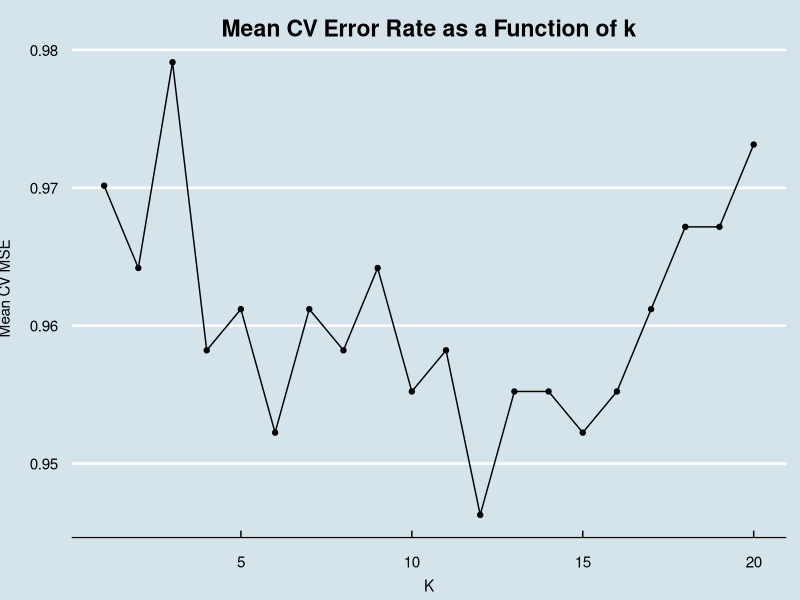

R code for this plot:
## ---- chunk 1
knitr::opts_chunk$set(echo = FALSE)

library(AER)
library(tidyverse)
library(fastDummies)
library(glmnet)
library(sjmisc)
library(class)
library(ggthemes)
library(data.table)

## ---- chunk 2
Obs_1 = (0-1)^2 + (2-1)^2 + (2-1)^2
Obs_2 = (2-1)^2 + (1-1)^2 + (2-1)^2  
Obs_3 = (0-1)^2 + (0-1)^2 + (0-1)^2 
Obs_4 = (0-1)^2 + (1-1)^2 + (1-1)^2
Obs_5 = (0-1)^2 + (1-1)^2 + (2-1)^2 
Obs_6 = (1-1)^2 + (1-1)^2 + (3-1)^2 

dist_1 = sqrt(Obs_1)
dist_2 = sqrt(Obs_2)
dist_3 = sqrt(Obs_3)
dist_4 = sqrt(Obs_4)
dist_5 = sqrt(Obs_5)
dist_6 = sqrt(Obs_6)

d = (3 + 0.5 + 2.5)/3
## ---- chunk 3
question2 <- 2^30
## ---- chunk 4

data("Fatalities")

rows <- Fatalities %>%
  nrow()

rows_no_nas <- Fatalities %>%
  drop_na() %>%
  nrow()

data <- Fatalities %>%
  drop_na()

## ---- chunk 5

 q3 <- sapply(data, class)

## ---- chunk 6

data2 <- data %>%
  dummy_cols(select_columns = c("state", "breath", "jail", "service"), remove_selected_columns = TRUE, remove_first_dummy = TRUE) %>%
  select(-fatal, -nfatal, -fatal1517, -nfatal1517, -fatal1820, -nfatal1820, -fatal2124, -nfatal2124, -afatal) %>%
  move_columns(sfatal)

model_1 <- lm(data = data2, sfatal ~.)

summary_1 <- summary(model_1)

## ---- chunk 7

set.seed(222)

lasso_model <- cv.glmnet(x = data.matrix(data2[,1:70]),
                         y = as.numeric(data2[,71]),
                         nfold = 5,
                         standardize = TRUE)

# (round(lasso_model$cvm,3)) 
# print(lasso_model$lambda.min,3)

mse_min <- min(round(lasso_model$cvm,3))
# print(mse_min)

standard_error_min <- min(round(lasso_model$cvsd,3))
# print(standard_error_min)

check <- do.call( 'cbind', list(lambda = lasso_model$lambda,
                                mean = lasso_model$cvm,
                                sd = lasso_model$cvsd,
                                cvup = lasso_model$cvup,
                                cvlo = lasso_model$cvlo)) 

check2 <- data.frame(check) %>%
  arrange(mean) %>%
  head(1) %>%
  round(3)
#  print()

# print(round(lasso_model$lambda.1se,3))

## ---- chunk 8

  set.seed(222)

  cross_validation_KNN  <- function(data_x, data_y, k_seq, kfolds) {
    
    fold_ids      <- rep(seq(kfolds), ceiling(nrow(data_x) / kfolds))
    fold_ids      <- fold_ids[1:nrow(data_x)]
    fold_ids      <- sample(fold_ids, length(fold_ids))
    CV_error_mtx  <- matrix(0, 
                            nrow = length(k_seq), 
                            ncol = kfolds)
    for (k in k_seq) {
      for (fold in 1:kfolds) {

        knn_fold_model    <- knn(train = data_x[which(fold_ids != fold),],
                                 test = data_x[which(fold_ids == fold),],
                                 cl = data_y[which(fold_ids != fold)],
                                 k = k)
        CV_error_mtx[k,fold]  <- mean(knn_fold_model !=
                                      data_y[which(fold_ids == fold)])
      }
    }
    return(CV_error_mtx)
  }


knn_cv_error <- cross_validation_KNN(data_x = data2[,-71],
                                       data_y = data2[,71],
                                       k_seq = seq(20),
                                       kfolds = 5)
#  View(knn_cv_error)
  
mean_cv_error <- data.frame(k = 1:20, mean_cv = rowMeans(knn_cv_error))

## ---- chunk 9

ggplot(mean_cv_error, aes(x = k, y = mean_cv)) +
  geom_point() +
  geom_line() +
  labs(
    title = "Mean CV Error Rate as a Function of k",
    x = "K",
    y = "Mean CV MSE"
  ) +
  theme_economist() +
  theme(plot.title = element_text(hjust = 0.5), 
        axis.title.y = element_text(vjust= 5),
        axis.title.x = element_text(vjust = -2))
